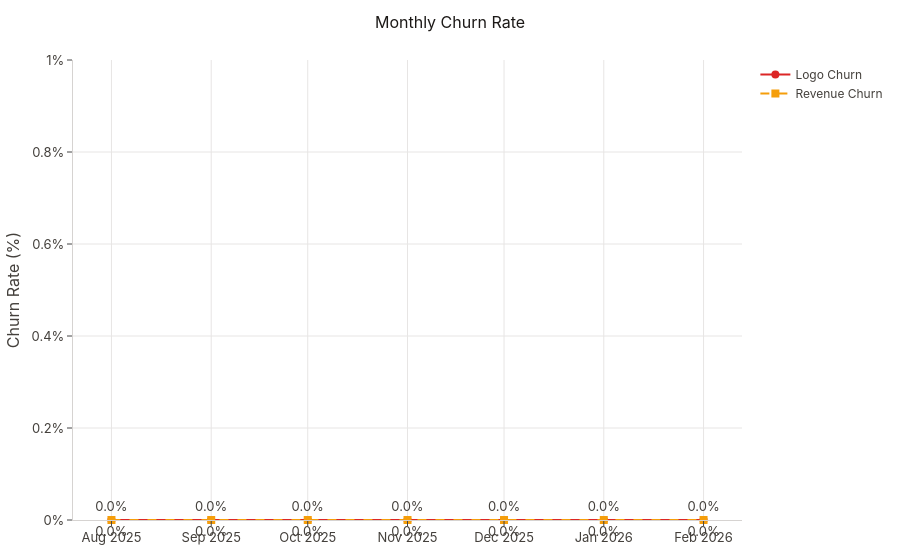

The notebook cell saved with this chart:
### Code cell
reports.churn.plot_timeline(churn_df)

### Figure 1 — Plotly figure (JSON) as saved in the notebook; plotly's stock layout.template omitted (floating-point values rounded to 4 significant figures)
{"data": [{"line": {"color": "#DC2626", "width": 2}, "marker": {"size": 8}, "mode": "lines+markers+text", "name": "Logo Churn", "text": ["0.0%", "0.0%", "0.0%", "0.0%", "0.0%", "0.0%", "0.0%"], "textposition": "top center", "type": "scatter", "x": ["2025-08", "2025-09", "2025-10", "2025-11", "2025-12", "2026-01", "2026-02"], "y": [0.0, 0.0, 0.0, 0.0, 0.0, 0.0, 0.0]}, {"line": {"color": "#F59E0B", "dash": "dash", "width": 2}, "marker": {"size": 8, "symbol": "square"}, "mode": "lines+markers+text", "name": "Revenue Churn", "text": ["0.0%", "0.0%", "0.0%", "0.0%", "0.0%", "0.0%", "0.0%"], "textposition": "bottom center", "type": "scatter", "x": ["2025-08", "2025-09", "2025-10", "2025-11", "2025-12", "2026-01", "2026-02"], "y": [0.0, 0.0, 0.0, 0.0, 0.0, 0.0, 0.0]}], "layout": {"title": {"text": "Monthly Churn Rate"}, "yaxis": {"rangemode": "tozero", "ticksuffix": "%", "title": {"text": "Churn Rate (%)"}}}}
